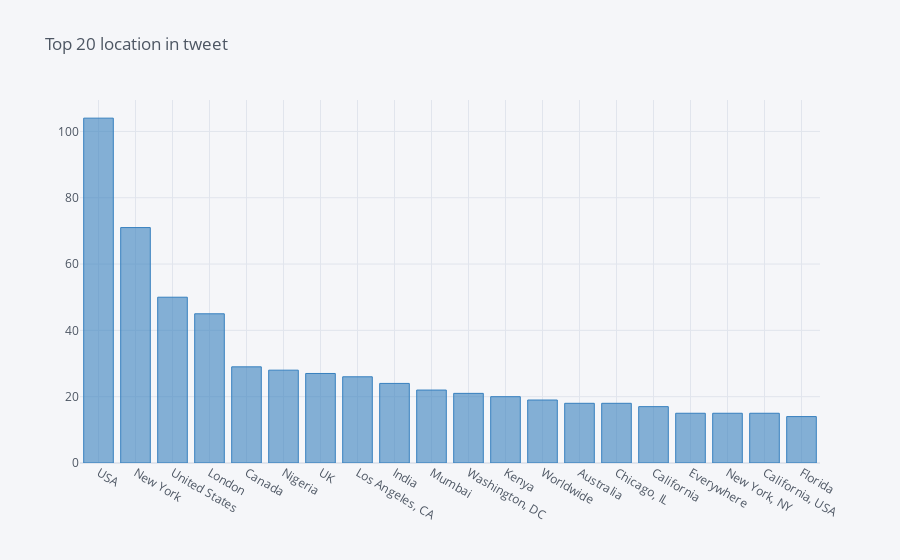

Source (notebook cell):
### Code cell
train.location.value_counts()[:20].iplot(kind='bar', title='Top 20 location in tweet', color='blue')

### Figure 1 — Plotly figure (JSON) as saved in the notebook; plotly's stock layout.template omitted (floating-point values rounded to 4 significant figures)
{"data": [{"marker": {"color": "rgba(55, 128, 191, 0.6)", "line": {"color": "rgba(55, 128, 191, 1.0)", "width": 1}}, "name": "count", "orientation": "v", "text": "", "x": ["USA", "New York", "United States", "London", "Canada", "Nigeria", "UK", "Los Angeles, CA", "India", "Mumbai", "Washington, DC", "Kenya", "Worldwide", "Australia", "Chicago, IL", "California", "Everywhere", "New York, NY", "California, USA", "Florida"], "y": [104, 71, 50, 45, 29, 28, 27, 26, 24, 22, 21, 20, 19, 18, 18, 17, 15, 15, 15, 14], "type": "bar"}], "layout": {"legend": {"bgcolor": "#F5F6F9", "font": {"color": "#4D5663"}}, "paper_bgcolor": "#F5F6F9", "plot_bgcolor": "#F5F6F9", "title": {"font": {"color": "#4D5663"}, "text": "Top 20 location in tweet"}, "xaxis": {"gridcolor": "#E1E5ED", "showgrid": true, "tickfont": {"color": "#4D5663"}, "title": {"font": {"color": "#4D5663"}, "text": ""}, "zerolinecolor": "#E1E5ED"}, "yaxis": {"gridcolor": "#E1E5ED", "showgrid": true, "tickfont": {"color": "#4D5663"}, "title": {"font": {"color": "#4D5663"}, "text": ""}, "zerolinecolor": "#E1E5ED"}}}
